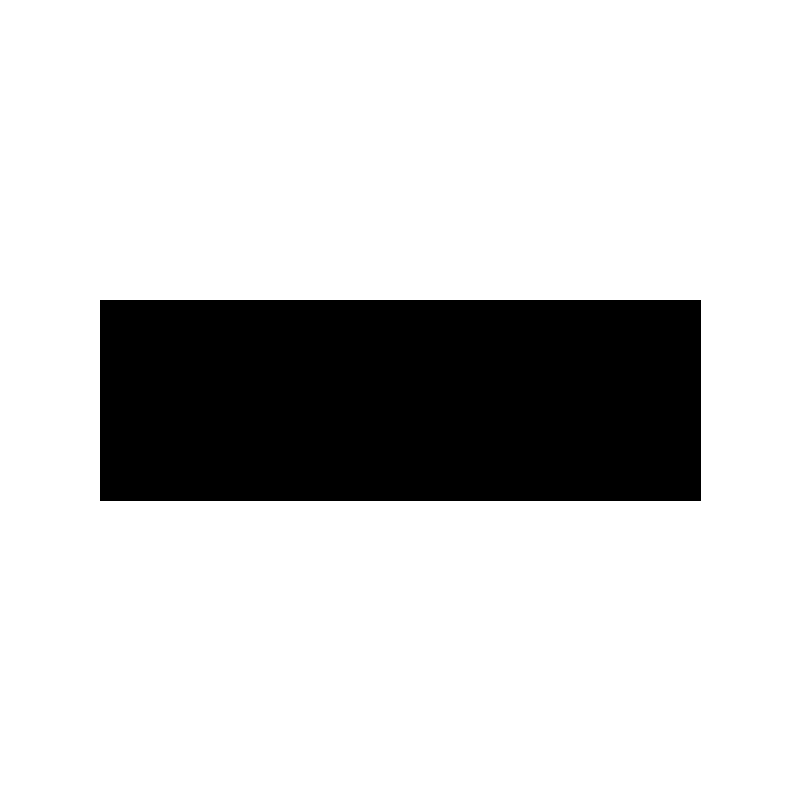
Frame 1 (no input)
Frame 60 (the mouse pressed at the canvas centre just before this capture): identical to frame 1, image omitted
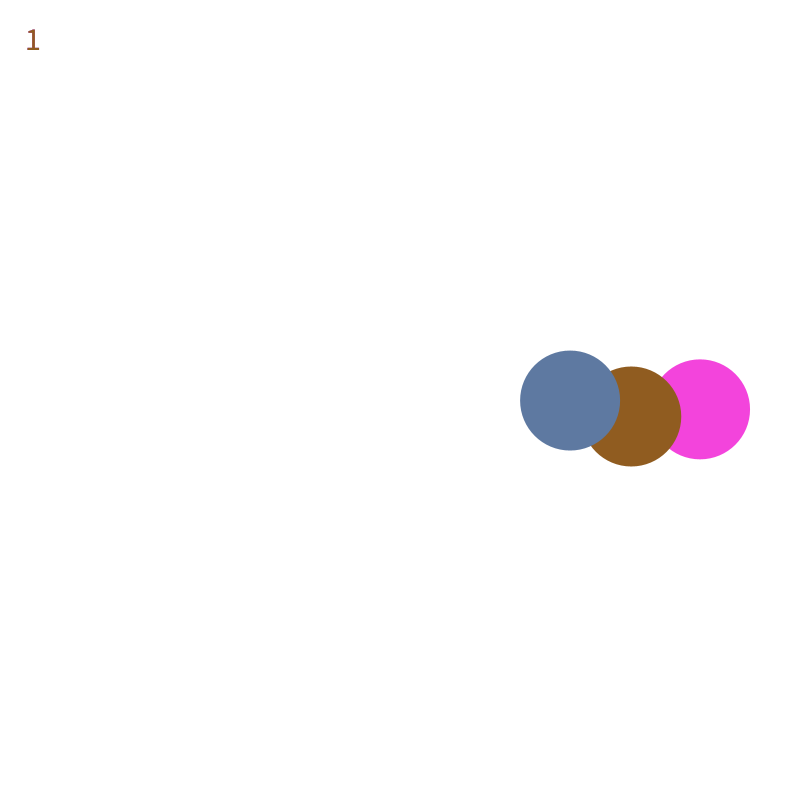
Frame 120 (the mouse held since frame 60 and released just before this capture)

The Processing sketch that drew these frames (run headless with seeded random() and noise(); from frame 60 on, the mouse is pressed at the canvas centre):

// Processing sketch: myboucing
// ── myboucing.pde
// State Variables Demo
// Sept 28, 2017

//globals
float buttonX, buttonY, buttonWidth, buttonHeight;
float buttonTop, buttonBottom, buttonLeftSide, buttonRightSide;

float[] ballX, ballY, ballSize, dxBall, dyBall;
float[] r,g,b;
int numberOfballs;
int state;
int bounceCounter;
boolean isHittingBall;

void setup() {
  size(800, 800);

  numberOfballs = 3;
  state = 0;
  bounceCounter = 0;

  //declare where the button should be
  buttonX = 100;
  buttonY = 300;
  buttonWidth = 600;
  buttonHeight = 200;

  //calculate sides of button
  buttonTop = buttonY;
  buttonBottom = buttonY + buttonHeight;
  buttonLeftSide = buttonX;
  buttonRightSide = buttonX + buttonWidth;

  //makespace in the ram

  ballX = new float[numberOfballs];
  ballY = new float[numberOfballs];
  ballSize = new float[numberOfballs];
  dxBall = new float[numberOfballs];
  dyBall = new float[numberOfballs];
  r = new float[numberOfballs];
  g = new float[numberOfballs];
  b = new float[numberOfballs];
  
  


  //set values for ball
  for (int counter =0 ; counter < numberOfballs; counter ++) {
    ballX[counter] = width/2;
    ballY[counter] = height/2;
    ballSize[counter] = 100;
    dxBall[counter] = random(1,10);
    dyBall[counter] = random(0.6);
    r[counter] = random(10,255);
    g[counter] = random(10,255);
    b[counter] = random(10,255);
  }
  isHittingBall = false;
}

void draw() {
  background(255);
  if (state == 0) {  //start screen
    displayButton();
  } else if (state == 1) {  //bouncing ball part
    bounceBall();
    checkIfGameDone();
  } else if (state == 2) {  //ending screen
    endingScreen();
  }
}

void endingScreen() {
  background(0);
  fill(255);
  textSize(72);
  textAlign(CENTER, CENTER);
  text("Game Over", width/2, height/2);

  textSize(30);
  text("Press any key to reset the game", width/2, height/2 + 75);
}

void checkIfGameDone() {
  if (bounceCounter >= 1000) {
    state = 2;
  }
}

void bounceBall() {
  //move ball
  for (int i = 0; i < numberOfballs;i++) {
    ballX[i] += dxBall[i];
    ballY[i] += dyBall[i];
  
    bounceIfRequired(i);
    displayBounces();

  
    //display ball
    noStroke();
    fill(r[i],g[i],b[i]);
    ellipse(ballX[i], ballY[i], ballSize[i], ballSize[i]);
  }
}

void displayBounces() {
  textAlign(LEFT);
  textSize(32);
  text(bounceCounter, 25, 50);
}

void bounceIfRequired(int ballNumber) {
  //is it hitting the right or left side?
  if ( (ballX[ballNumber] > width - ballSize[ballNumber]/2) || (ballX[ballNumber] < 0 + ballSize[ballNumber]/2) ) {
    dxBall[ballNumber] *= -1;
    bounceCounter++;
  }

  //is it hitting the top or bottom?
  if ( (ballY[ballNumber] > height - ballSize[ballNumber]/2) || (ballY[ballNumber] < 0 + ballSize[ballNumber]/2) ) {
    dyBall[ballNumber] *= -1;
    bounceCounter++;
  }
}

boolean mouseIsOnButton() {
  return ((mouseX > buttonLeftSide) &&
    (mouseX < buttonRightSide) &&
    (mouseY > buttonTop) &&
    (mouseY < buttonBottom));
}

void displayButton() {
  if (mouseIsOnButton() ) {
    fill(255, 0, 0);
  } else {
    fill(0);
  }
  rect(buttonX, buttonY, buttonWidth, buttonHeight);
}

void mousePressed() {
  if (mouseIsOnButton()) {
    background(255);
    state = 1;
  }
}

void keyPressed() {
  if (state == 2) { //if on ending screen
    state = 0;
    bounceCounter = 0;
  }
}
